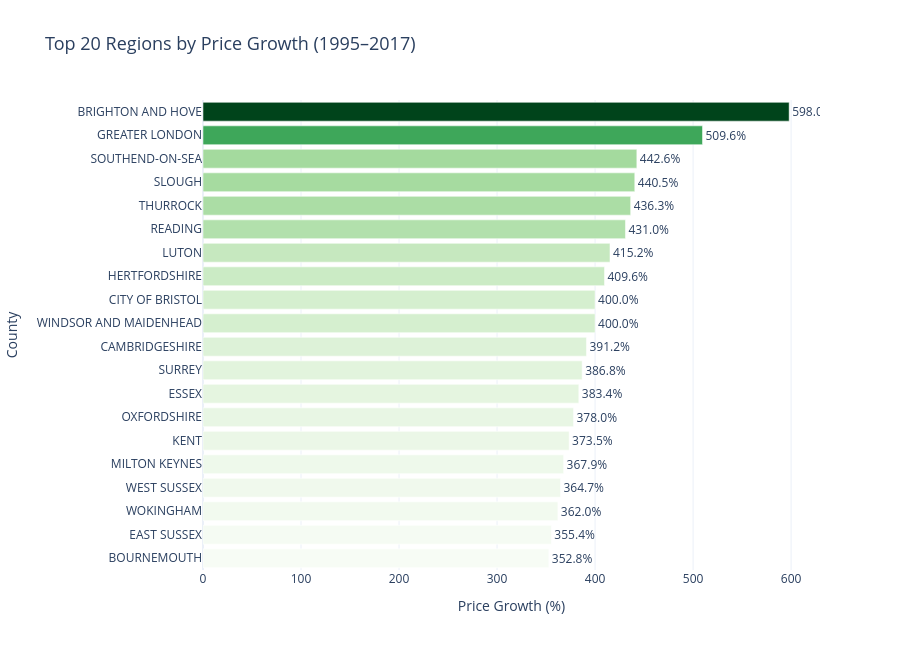

The cell this chart's notebook holds for it:
### Code cell
min_year = newdf['year'].min()
max_year = newdf['year'].max()

early  = (newdf[newdf['year'] == min_year]
            .groupby('county')['price']
            .median()
            .reset_index()
            .rename(columns={'price': 'price_early'}))

recent = (newdf[newdf['year'] == max_year]
            .groupby('county')['price']
            .median()
            .reset_index()
            .rename(columns={'price': 'price_recent'}))

growth = early.merge(recent, on='county')
growth['growth_pct'] = ((growth['price_recent'] - growth['price_early'])
                         / growth['price_early'] * 100).round(1)
growth = growth.sort_values('growth_pct', ascending=False).head(20)

fig = px.bar(
    growth,
    x='growth_pct',
    y='county',
    orientation='h',
    title=f'Top 20 Regions by Price Growth ({min_year}–{max_year})',
    labels={'growth_pct': 'Price Growth (%)', 'county': 'County'},
    color='growth_pct',
    color_continuous_scale='Greens',
    text='growth_pct',
    custom_data=['price_early', 'price_recent']
)

fig.update_traces(
    texttemplate='%{text:.1f}%',
    textposition='outside',
    hovertemplate=(
        '%{y}<br>'
        'Growth: %{x:.1f}%<br>'
        f'{min_year} Median: £%{{customdata[0]:,.0f}}<br>'
        f'{max_year} Median: £%{{customdata[1]:,.0f}}'
        '<extra></extra>'
    )
)

fig.update_layout(
    height=650,
    template='plotly_white',
    coloraxis_showscale=False,
    yaxis={'categoryorder': 'total ascending'},
    title_font_size=18
)

fig.show()

### Figure 1 — Plotly figure (JSON) as saved in the notebook; plotly's stock layout.template omitted (floating-point values rounded to 4 significant figures)
{"data": [{"alignmentgroup": "True", "customdata": [[49000, 342000], [73000, 445000], [47000, 255000], [55500, 300000], [51000, 273500], [56500, 300000], [44750, 230535], [73000, 372000], [94950, 474740], [50000, 250000], [57000, 280000], [86275, 420000], [59995, 290000], [70500, 337000], [56500, 267500], [53000, 248000], [64995, 302000], [85500, 395000], [56000, 255000], [53000, 240000]], "hovertemplate": "%{y}<br>Growth: %{x:.1f}%<br>1995 Median: £%{customdata[0]:,.0f}<br>2017 Median: £%{customdata[1]:,.0f}<extra></extra>", "legendgroup": "", "marker": {"color": [598, 509.6, 442.6, 440.5, 436.3, 431, 415.2, 409.6, 400, 400, 391.2, 386.8, 383.4, 378, 373.5, 367.9, 364.7, 362, 355.4, 352.8], "coloraxis": "coloraxis", "pattern": {"shape": ""}}, "name": "", "offsetgroup": "", "orientation": "h", "showlegend": false, "text": [598, 509.6, 442.6, 440.5, 436.3, 431, 415.2, 409.6, 400, 400, 391.2, 386.8, 383.4, 378, 373.5, 367.9, 364.7, 362, 355.4, 352.8], "textposition": "outside", "texttemplate": "%{text:.1f}%", "type": "bar", "x": [598, 509.6, 442.6, 440.5, 436.3, 431, 415.2, 409.6, 400, 400, 391.2, 386.8, 383.4, 378, 373.5, 367.9, 364.7, 362, 355.4, 352.8], "xaxis": "x", "y": ["BRIGHTON AND HOVE", "GREATER LONDON", "SOUTHEND-ON-SEA", "SLOUGH", "THURROCK", "READING", "LUTON", "HERTFORDSHIRE", "WINDSOR AND MAIDENHEAD", "CITY OF BRISTOL", "CAMBRIDGESHIRE", "SURREY", "ESSEX", "OXFORDSHIRE", "KENT", "MILTON KEYNES", "WEST SUSSEX", "WOKINGHAM", "EAST SUSSEX", "BOURNEMOUTH"], "yaxis": "y"}], "layout": {"barmode": "relative", "coloraxis": {"colorbar": {"title": {"text": "Price Growth (%)"}}, "colorscale": [[0, "rgb(247,252,245)"], [0.125, "rgb(229,245,224)"], [0.25, "rgb(199,233,192)"], [0.375, "rgb(161,217,155)"], [0.5, "rgb(116,196,118)"], [0.625, "rgb(65,171,93)"], [0.75, "rgb(35,139,69)"], [0.875, "rgb(0,109,44)"], [1, "rgb(0,68,27)"]], "showscale": false}, "height": 650, "legend": {"tracegroupgap": 0}, "title": {"font": {"size": 18}, "text": "Top 20 Regions by Price Growth (1995–2017)"}, "xaxis": {"anchor": "y", "domain": [0, 1], "title": {"text": "Price Growth (%)"}}, "yaxis": {"anchor": "x", "categoryorder": "total ascending", "domain": [0, 1], "title": {"text": "County"}}}}
